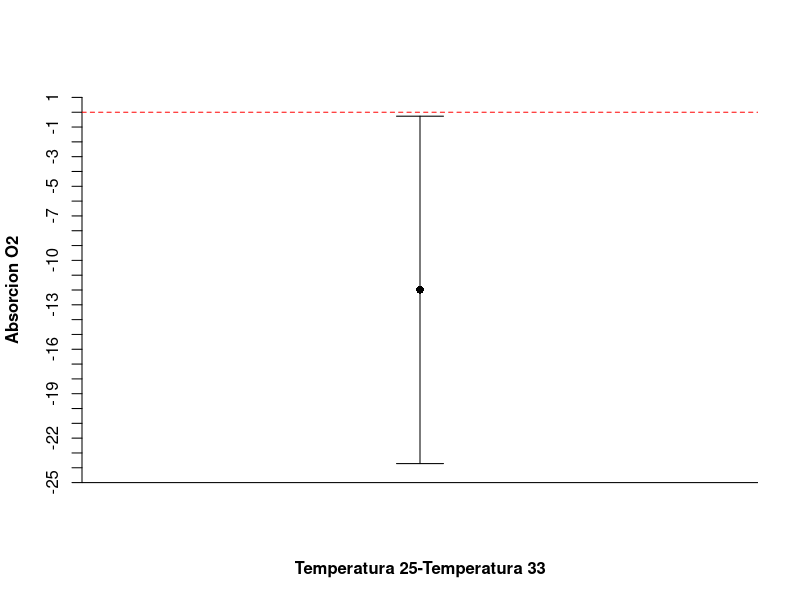
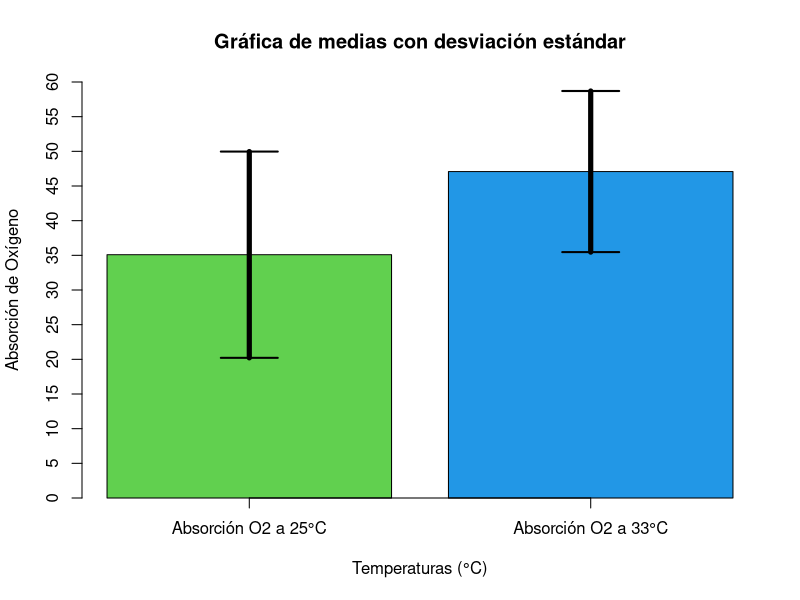
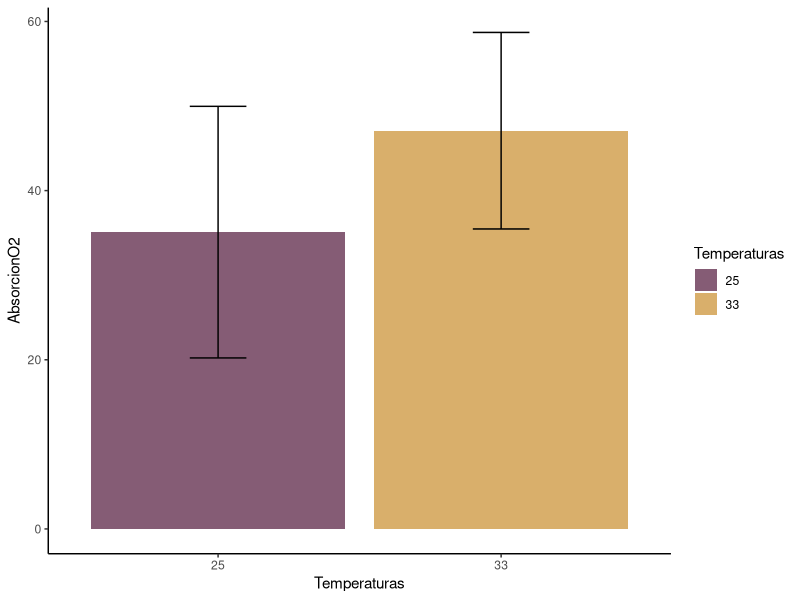
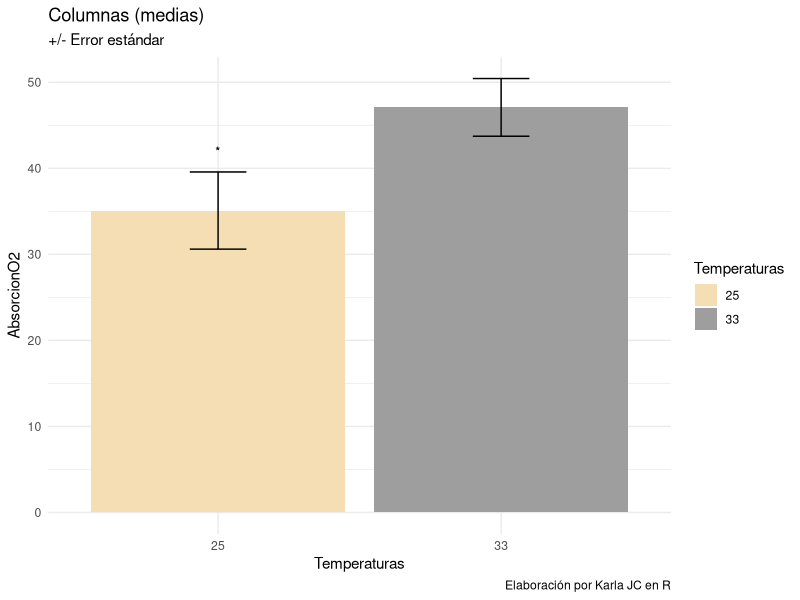
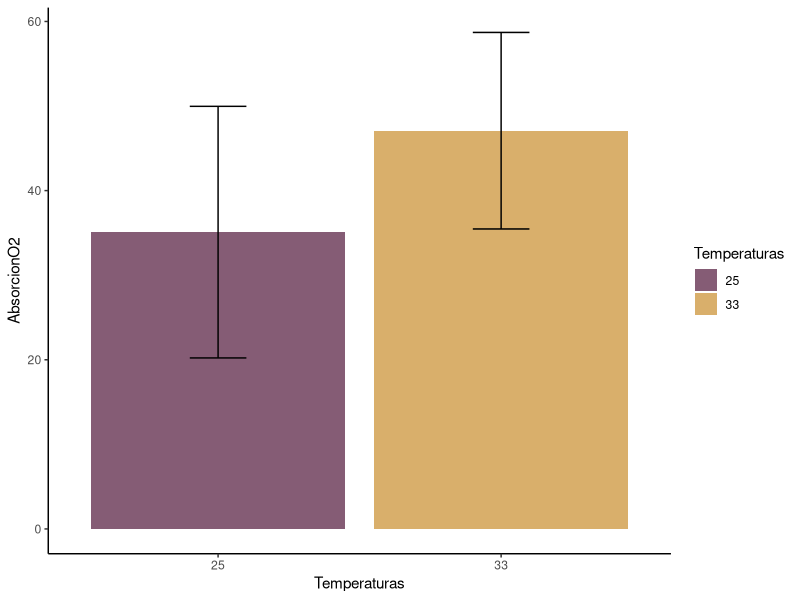

Write the R code that produced these figures, in order.
#--------------------Ejemplo de datos independientes--------
install.packages("ggplot2")
install.packages("plyr")
library(ggplot2)
library(plyr) 
getwd()
#En la siguiente instrucción tienen que colocar la dirección en la que quieren trabajar en su computadora 
#y en donde tienen guardados los datos
setwd("C:/Users/.../Pruebas_Hipotesis")
datos<-read.csv("Absorcion_Oxigeno.csv") #para leer los datos
#Para generar una base de datos con unicamente los valores de absocion de oxigeno y temperaturas
AbsorcionO2<-c(datos$absorcion25, datos$absorcion33)
AbsorcionO2
AbsorcionO2<-na.omit(AbsorcionO2)  #para omitir los na que aparecieron porque hay un valor menos en la temperatura de 25
Temperaturas<-c(rep(25,11), rep(33,12))  #generar un vector con los valores de temperaturas
datos2<-data.frame("Temperaturas"=Temperaturas,"AbsorcionO2"= AbsorcionO2)  #para generar un data frame
datos
datos2
str(datos2)  #obtener estructura del data frame recién creado
datos2$Temperaturas<-as.factor(datos2$Temperaturas)  #especificar que temperaturas debe ser tratado como un factor ( y no como n?mero)
str(datos2)  #obtener estructura del data frame con Temperatura como Factor

#Prueba para evaluar igualdad de varianzas
var.test(datos$absorcion25, datos$absorcion33) #Forma 1 de solicitar prueba especificando cada conjunto de datos
var.test(datos2$AbsorcionO2~datos2$Temperaturas) #Forma 2 de solicitar prueba colocando la variable respuesta en funci?n del factor

#Prueba de t para 2 muestras con n observaciones independientes de cola izquierda
t.test(datos$absorcion25, datos$absorcion33, alternative="less", var.equal = TRUE) 
t.test(datos2$AbsorcionO2~datos2$Temperaturas, alternative="less", var.equal = TRUE)  
#Para conocer los valores del intervalo de confianza para la diferencia de medias
t.test(datos$absorcion25, datos$absorcion33, alternative="two.sided") 

#A continuacion se solicitan los estadisticos desctiptivos de las dos muestras
media1<-mean(datos$absorcion25, na.rm=TRUE)
media2<-mean(datos$absorcion33, na.rm=TRUE)
sd1<-sd(datos$absorcion25, na.rm=TRUE)
sd2<-sd(datos$absorcion33, na.rm=TRUE)
# Se programa una funcion para calcular error estandar
se <- function(a)
{
  return(sd(a, na.rm=TRUE)/sqrt(length(a)))
}
se(datos$absorcion33) 
sd(datos$absorcion33)/sqrt(length(datos$absorcion33))

#Para graficar el intervalo de confianza para diferencia de medias
Diferencia_medias<-media1-media2
Limite_superior<--0.2672832 # Este valor es obtenido en la salida de t.test
Limite_inferior<- -23.7175653 # Este valor es obtenido en la salida de t.test
MargenError<-(Limite_superior-Limite_inferior)/2  #Para calcular el margen de error

#Se genera una grafica en donde se coloca como un punto al valor estimado para la diferencia de medias
#Como limites del eje y se establecen valores dentro de los que quepan los limites del intervalo de confianza
plot(1,Diferencia_medias, axes=F, pch=16, ylim=c(-25,1), ylab="Absorcion O2", xlab="Temperatura 25-Temperatura 33", font.lab=2)
axis(2, at=seq(-25,1, by=1)) #se genera una secuencia en el eje y que va de 1 en 1
abline(h=0, lty=2, col="red")# lty = 2 discontinua a la altura de 0
abline(h=-25, lty=1, col="black") #lty=1 continua a la altura de 25 (base del grafico)
segments(1,Diferencia_medias-MargenError,1,Diferencia_medias+MargenError) 
segments(1-0.03,Limite_inferior, 1+0.03, Limite_inferior) #Para trazar los bigotes inferiores del intervalo La anchura hacia cada lado de la linea horizontal es 0.03
segments(1-0.03,Limite_superior, 1+0.03, Limite_superior)#Para trazar los bigotes superiores del intervalo. La anchura hacia cada lado de la linea horizontal es 0.03
#El intervalo no contiene a 0, lo cual es consistente con el rechazo de H0
#La media a 25°C es menor que la media a 33°C

#Grafica de columnas (medias) con desviacion estandar
#FORMA 1
#Para generar una gráfica de columnas en donde las barras de error corresponden a desviaci�n est�ndar
medias <- c(media1, media2)
#Primero se generan las columnas con las medias. Se eligen los colores verde(3) y azul (4)
mp <- barplot(medias, axes=FALSE, ylim=c(0, 60),col=c(3,4),
              main="Gráfica de medias con desviación estándar", xlab="Temperaturas (°C)", 
              ylab="Absorción de Oxígeno")

#Se agregan nombres en eje x
axis(1, labels=c("Absorción O2 a 25°C", "Absorción O2 a 33°C"), at = mp)
#Se agregan los valores del eje y (secuencia del 0 al 60 de 5 en 5)
axis(2, at=seq(0,60, by=5))
stDevs <- matrix(c(sd1, sd2), 2) #se genera una matriz 1x2 con las desviaciones est?ndar
segments(mp, medias - stDevs, mp, medias + stDevs, lwd=5) #Se adicionan las lineas verticales de las barras de error
segments(mp - 0.1, medias - stDevs, mp + 0.1, medias - stDevs, lwd=2) #se adicionan los remates a las barras de error
segments(mp - 0.1 , medias + stDevs, mp + 0.1 , medias + stDevs, lwd=2) #se adicionan los remates a las barras de error
#FORMA 2
#se requieren paqueterias ggplot2 y plyr

#Se programa una funcion para calcular media, desviación y error estándar a partir de data frame
data_summary <- function(data, varname, groupnames){
  require(plyr)
  summary_func <- function(x, col){
    c(mean = mean(x[[col]], na.rm=TRUE),
      sd = sd(x[[col]], na.rm=TRUE), se = se(x[[col]]))
  }
  data_sum<-ddply(data, groupnames, .fun=summary_func,  varname)
  data_sum <- rename(data_sum, c("mean" = varname))
  return(data_sum)
}

#Se genera una base de datos con las medias, desviaci�n y error est�ndar para la absorci�n de Ox�geno en funci�n de las temperaturas
datos3<- data_summary(datos2, varname="AbsorcionO2",  groupnames=c("Temperaturas"))
datos3
#Para generar el gráfico de medias con desviación estándar
GRAFICA1<-ggplot(datos3, aes(x=Temperaturas, y=AbsorcionO2, fill=Temperaturas)) + 
  geom_bar(stat="identity", position=position_dodge()) +
  geom_errorbar(aes(ymin=AbsorcionO2-sd, ymax=AbsorcionO2+sd), width=.2,
                position=position_dodge(.9))+
  scale_fill_manual(values = c('#855C75', '#D9AF6B'))+
  theme_classic() 

GRAFICA1
ggsave( "grafica1.jpg", GRAFICA1)

#Para generar el gráfico de medias con error estandar
ggplot(datos3, aes(x=Temperaturas, y=AbsorcionO2, fill=Temperaturas)) + 
  geom_bar(stat="identity", position=position_dodge()) +
  geom_errorbar(aes(ymin=AbsorcionO2-se, ymax=AbsorcionO2+se), width=.2,
                position=position_dodge(.9))+
  scale_fill_manual(values=c("wheat",8))+
  labs( title="Columnas (medias)   ", 
        subtitle="+/- Error estándar", caption="Elaboración por Karla JC en R") +
  annotate("text", label = "*", x = 1, y = 42, size = 3, colour = "black", fontface = "bold")+
  theme_minimal()

